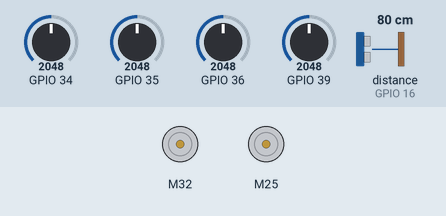
Simulated run of this sketch. Board: ESP32. On the bench: 2 × DC motor (green arrow = forward, orange = backward, longer = faster). Wiring (inferred from the names in the program): ultrasonic range finder: trigger GPIO 17; echo GPIO 16. The inputs (shaded band) are chosen by the test bench; at power-on: distance to the obstacle (sensor on GPIO 16) 80 cm, GPIO 34 = 2048, GPIO 35 = 2048, GPIO 36 = 2048, GPIO 39 = 2048. The echo pulse lasts 58.3 µs per cm.

Above: at 1.2 s.
1.3 s: distance to the obstacle (sensor on GPIO 16) set to 10 cm
2.8 s: distance to the obstacle (sensor on GPIO 16) set to 7 cm
At 3.15 s:
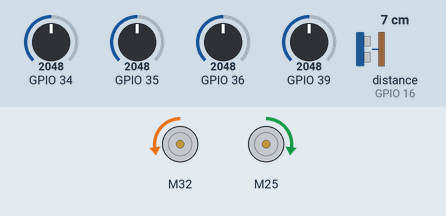
5.8 s: distance to the obstacle (sensor on GPIO 16) set to 9 cm
At 6.5 s:
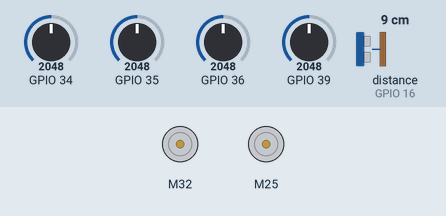
7.3 s: GPIO 34 set to 1563
8.8 s: GPIO 34 set to 1435
At 9.5 s:
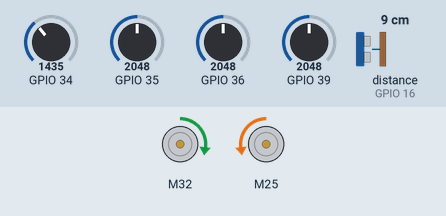
10.3 s: GPIO 34 set to 1540
At 10.8 s:
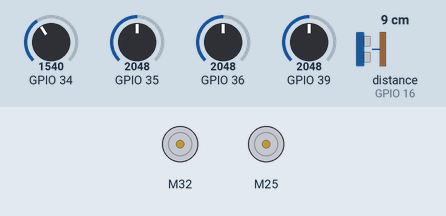
Timing chart, 0 to 12.8 s (numbered marks = the images above; inputs shaded):
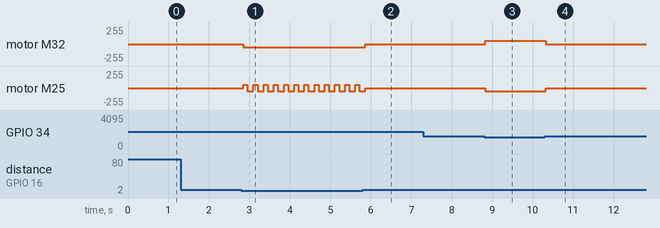

Measured:
- the behaviour switches between 9 and 8 cm on distance to the obstacle (sensor on GPIO 16) (found by bisection; images 0 and 1)
- the behaviour switches between 1500 and 1499 on GPIO 34 (found by bisection; images 2 and 3)
- after the input at 1.3 s, every drawn part: stays the same
- after the input at 2.8 s, motor M32: stopped → backward 50/255 after 0.05 s; motor M25: alternates forward 50/255 for 0.10 s and backward 50/255 for 0.15 s, starting after 0.05 s
- after the input at 5.8 s, motor M32: backward 50/255 → stopped after 0.07 s
- after the input at 7.3 s, every drawn part: stays the same
- after the input at 8.8 s, motor M32: stopped → forward 50/255 at once; motor M25: stopped → backward 50/255 at once
- after the input at 10.3 s, motor M32: forward 50/255 → stopped at once; motor M25: backward 50/255 → stopped at once

The sketch:

demo_robotica.ino
```cpp
#include <Adafruit_NeoPixel.h>

#define PIXEL_COUNT 4
#define PIXEL_PIN_1 15
#define PIXEL_PIN_2 13

Adafruit_NeoPixel neopixel1(PIXEL_COUNT, PIXEL_PIN_1, NEO_GRB + NEO_KHZ800);
Adafruit_NeoPixel neopixel2(PIXEL_COUNT, PIXEL_PIN_2, NEO_GRB + NEO_KHZ800);

#include <TB6612_ESP32.h>

//MOTOR1
#define AIN1 32
#define AIN2 33
#define PWMA 12

//MOTOR2
#define BIN1 25
#define BIN2 26
#define PWMB 14

const int offsetA = 1;
const int offsetB = -1;

Motor motor1 = Motor(AIN1, AIN2, PWMA, offsetA, 0, 5000, 8, 1);
Motor motor2 = Motor(BIN1, BIN2, PWMB, offsetB, 0, 5000, 8, 2);

const int velocidad = 50;
const int giro = 100;

#define TRIGGER_PIN 17
#define ECHO_PIN 16
long duration;
int distance;

void setup()
{
    pinMode(TRIGGER_PIN, OUTPUT);
    pinMode(ECHO_PIN, INPUT);

    Serial.begin(115200);
}
void loop()
{

    int s0 = analogRead(36);
    int s1 = analogRead(34);
    int s2 = analogRead(39);
    int s3 = analogRead(35);

    (s0 < 1500) ? s0 = 1 : s0 = 0;
    (s1 < 1500) ? s1 = 1 : s1 = 0;
    (s2 < 1500) ? s2 = 1 : s2 = 0;
    (s3 < 1500) ? s3 = 1 : s3 = 0;

    if (s0 == 1 || s1 == 1 || s2 == 1 || s3 == 1)
    {
        forward(motor1, motor2, velocidad);
    }
    else
    {
        brake(motor1, motor2);
    }

    digitalWrite(TRIGGER_PIN, LOW);
    delayMicroseconds(2);

    digitalWrite(TRIGGER_PIN, HIGH);
    delayMicroseconds(10);
    digitalWrite(TRIGGER_PIN, LOW);

    duration = pulseIn(ECHO_PIN, HIGH);
    distance = duration * 0.034 / 2;

    if (distance < 8)
    {
        for (int i = 0; i < PIXEL_COUNT; i++)
        {
            neopixel1.setPixelColor(i, neopixel1.Color(0, 0, 25));
            neopixel2.setPixelColor(i, neopixel2.Color(0, 0, 25));
        }
        neopixel1.show();
        neopixel2.show();

        back(motor1, motor2, velocidad);
        delay(100);
        forward(motor2, motor2, velocidad);
        delay(100);
    }
    else
    {
        neopixel1.clear();
        neopixel2.clear();
        neopixel1.show();
        neopixel2.show();
    }


    delay(50);
}
```
